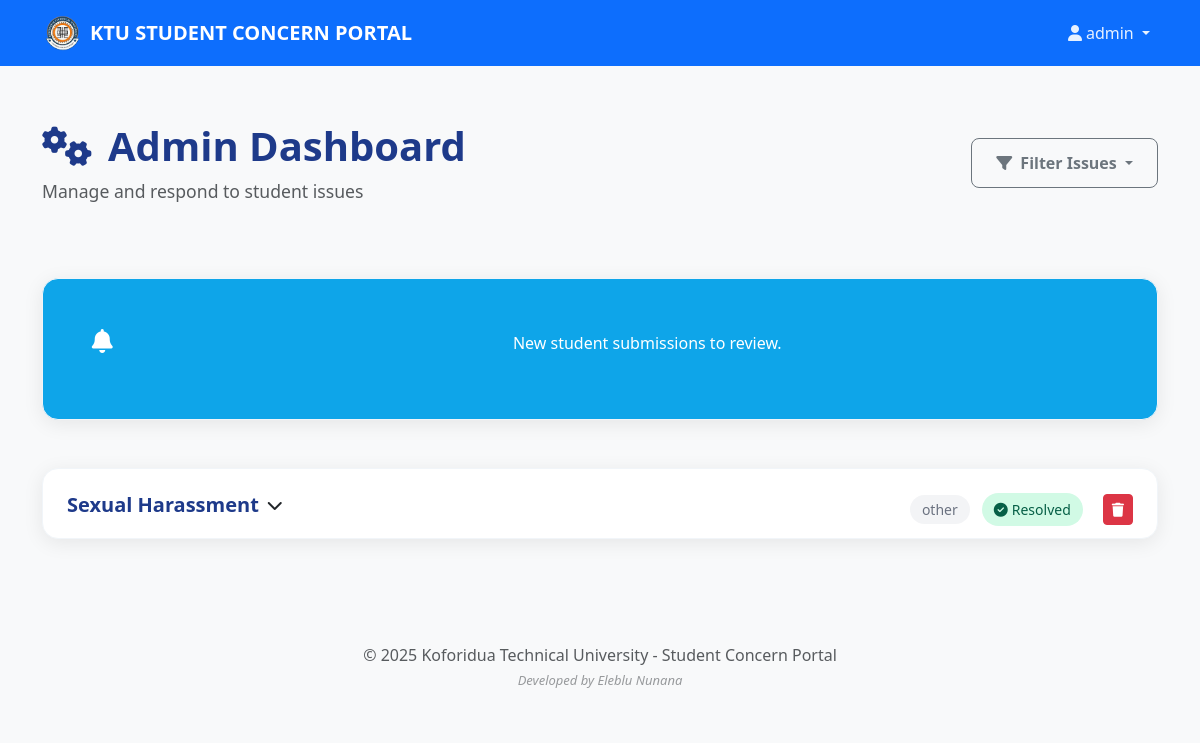
The page /admin/dashboard (signed in) on the database its author committed.
### tables this page shows
CREATE TABLE "users" (
        id INTEGER PRIMARY KEY AUTOINCREMENT,
        username TEXT UNIQUE NOT NULL,
        password TEXT NOT NULL,
        role TEXT NOT NULL CHECK (role IN ('student', 'admin', 'subadmin'))
    );

CREATE TABLE issues (
    id INTEGER PRIMARY KEY AUTOINCREMENT,
    student_id INTEGER NOT NULL,
    subject TEXT NOT NULL,
    category TEXT NOT NULL,
    message TEXT NOT NULL,
    status TEXT NOT NULL DEFAULT 'pending' CHECK (status IN ('pending', 'in_progress', 'resolved')),
    response TEXT,
    created_at TIMESTAMP DEFAULT CURRENT_TIMESTAMP,
    FOREIGN KEY (student_id) REFERENCES users (id)
);

### admin_routes.py (the view)
@admin_bp.route('/admin/dashboard')
def admin_dashboard():
    from app import parse_datetime
    conn = get_db_connection()
    issues = conn.execute('SELECT issues.*, users.username FROM issues JOIN users ON issues.student_id = users.id ORDER BY issues.created_at DESC').fetchall()
    conn.close()
    return render_template('admin_dashboard.html', issues=issues, parse_datetime=parse_datetime)

### admin_routes.py (called while the page is built)
def get_db_connection():
    conn = sqlite3.connect('university_issues.db')
    conn.row_factory = sqlite3.Row
    return conn

### app.py (called while the page is built)
def parse_datetime(date_string):
    if not date_string:
        return 'Unknown date'
    try:
        dt = datetime.strptime(date_string, '%Y-%m-%d %H:%M:%S')
        return dt.strftime('%B %d, %Y at %I:%M %p')
    except:
        return date_string

@app.before_request
def load_logged_in_user():
    username = session.get('username')
    if username is None:
        g.user = None
    else:
        conn = get_db_connection()
        user = conn.execute('SELECT * FROM users WHERE username = ?', (username,)).fetchone()
        conn.close()
        if user is None:
            g.user = None
        else:
            g.user = {"username": user["username"], "role": user["role"]}

def get_db_connection():
    conn = sqlite3.connect('university_issues.db')
    conn.row_factory = sqlite3.Row
    return conn

### templates/admin_dashboard.html (shortened to what this page needs)
{% extends "base.html" %}
{% block content %}
<div class="dashboard-container">
    <div class="dashboard-header">
        <div class="d-flex justify-content-between align-items-center">
            <div>
                <h1 class="dashboard-title">
                    <i class="fas fa-cogs me-3"></i>Admin Dashboard
                </h1>
                <p class="dashboard-subtitle text-muted">Manage and respond to student issues</p>
            </div>
<div class="header-actions d-none d-md-block">
    <div class="btn-group">
        <button type="button" class="btn btn-outline-secondary dropdown-toggle" data-bs-toggle="dropdown">
            <i class="fas fa-filter me-2"></i>Filter Issues
        </button>
    </div>
</div>
        </div>
    </div>
    <div class="row g-4 mb-5">
        <div class="col-12 notification-card">
            <div class="stat-card bg-info text-white d-flex align-items-center justify-content-center w-100">
                <div class="stat-card-content d-flex align-items-center justify-content-center w-100">
                    <div class="stat-icon me-3">
                        <i class="fas fa-bell"></i>
                    </div>
                    <div class="text-center w-100">
                        <p class="mb-0">New student submissions to review.</p>
                    </div>
                </div>
            </div>
        </div>
    </div>
    <div class="admin-issues-container">
        {% if issues %}
            {% for issue in issues %}
            <div class="admin-issue-card">
            <div class="admin-issue-header" data-bs-toggle="collapse" data-bs-target="#collapseIssue{{ issue.id }}" aria-expanded="false" aria-controls="collapseIssue{{ issue.id }}" style="cursor: pointer;">
                <div class="issue-info d-flex align-items-center">
                    <h4 class="admin-issue-title mb-0 me-2">{{ issue.subject }}</h4>
                    <i class="fas fa-chevron-down ms-auto toggle-icon"></i>
                </div>
                <div class="issue-meta">
                    <span class="category-badge">{{ issue.category }}</span>
                    {% if issue.status == 'pending' %}
                        <span class="status-badge pending">
                            <i class="fas fa-clock me-1"></i>Pending
                        </span>
                    {% elif issue.status == 'in_progress' %}
                        <span class="status-badge progress">
                            <i class="fas fa-cog me-1"></i>In Progress
                        </span>
                    {% elif issue.status == 'resolved' %}
                        <span class="status-badge resolved">
                            <i class="fas fa-check-circle me-1"></i>Resolved
                        </span>
                    {% endif %}
                    <button type="button" class="btn btn-danger btn-sm ms-2" data-bs-toggle="modal" data-bs-target="#deleteAdminModal{{ issue.id }}">
                        <i class="fas fa-trash"></i>
                    </button>
                </div>
            </div>
            </div>
            {% endfor %}
        {% endif %}
    </div>
</div>
{% endblock %}

### templates/base.html (shortened to what this page needs)
<!DOCTYPE html>
<html lang="en">
<head>
    <link href="https://cdn.jsdelivr.net/npm/bootstrap@5.3.0/dist/css/bootstrap.min.css" rel="stylesheet">
    <link href="https://cdnjs.cloudflare.com/ajax/libs/font-awesome/6.4.0/css/all.min.css" rel="stylesheet">
    <link href="{{ url_for('static', filename='style.css') }}" rel="stylesheet">
</head>
<body>
    <nav class="navbar navbar-expand-lg navbar-dark bg-primary">
        <div class="container">
            <a class="navbar-brand d-flex align-items-center" href="{{ url_for('index') }}">
                <img src="{{ url_for('static', filename='ktu-logo.png') }}" alt="KTU Logo" width="40" height="40" class="me-2">
                <span>KTU STUDENT CONCERN PORTAL</span>
            </a>
            <div class="collapse navbar-collapse" id="navbarSupportedContent">
                {% if g.user %}
                <ul class="navbar-nav ms-auto mb-2 mb-lg-0">
                    <li class="nav-item dropdown">
                        <a class="nav-link dropdown-toggle" href="#" role="button" data-bs-toggle="dropdown" aria-expanded="false">
                            <i class="fas fa-user me-1"></i>{{ g.user.username }}
                        </a>
                    </li>
                </ul>
                {% endif %}
            </div>
        </div>
    </nav>
    <main class="container mt-4">
        {% block content %}{% endblock %}
    </main>
    <footer class="bg-light mt-5 py-4">
        <div class="container text-center">
                <p class="mb-0 text-muted">
                &copy; 2025 Koforidua Technical University - Student Concern Portal<br>
               <i style="font-size: small;"> Developed by Eleblu Nunana</i>
        </div>
    </footer>
</body>
</html>

### static/style.css (style rules this page uses)
:root { --ktu-primary: #1e3a8a; --ktu-secondary: #f59e0b; --ktu-accent: #059669; --ktu-orange: #ff6b35; --ktu-blue: #1a365d; }
body { font-family: 'Segoe UI', Tahoma, Geneva, Verdana, sans-serif; background-color: #f8f9fa; }
.navbar-brand { font-weight: 600; font-size: 1.25rem; }
.navbar-dark .navbar-nav .nav-link { color: rgba(255, 255, 255, 0.9); }
footer { margin-top: auto; }
.btn { transition: all 0.2s ease-in-out; }
.text-muted i { opacity: 0.6; }
.bg-info { background-color: #0ea5e9 !important; }
.container { animation: fadeIn 0.5s ease-in-out; }
.dashboard-container { padding: 2rem 0; }
.dashboard-header { margin-bottom: 3rem; padding-bottom: 1.5rem; border-bottom: 2px solid #f8f9fa; }
.dashboard-title { font-size: 2.5rem; font-weight: 700; color: var(--ktu-primary); margin-bottom: 0.5rem; }
.dashboard-subtitle { font-size: 1.1rem; margin-bottom: 0; }
.header-actions .btn { font-weight: 600; padding: 0.75rem 1.5rem; border-radius: 8px; transition: all 0.3s ease; }
.stat-card { background: white; border-radius: 16px; padding: 2rem; box-shadow: 0 4px 20px rgba(0, 0, 0, 0.08); border: 1px solid #f1f5f9; transition: all 0.3s ease; height: 100%; }
.stat-card-content { display: flex; align-items: center; gap: 1.5rem; margin-bottom: 1rem; }
.stat-icon { width: 60px; height: 60px; border-radius: 50%; display: flex; align-items: center; justify-content: center; font-size: 1.5rem; color: white; }
.issue-meta { display: flex; gap: 1rem; margin-bottom: 0.75rem; }
.status-badge { padding: 0.375rem 0.75rem; border-radius: 20px; font-size: 0.875rem; font-weight: 500; display: inline-flex; align-items: center; }
.status-badge.resolved { background: #d1fae5; color: #065f46; }
.category-badge { background: #f3f4f6; color: #6b7280; padding: 0.25rem 0.75rem; border-radius: 20px; font-size: 0.875rem; font-weight: 500; }
.admin-issues-container { display: flex; flex-direction: column; gap: 2rem; }
.admin-issue-card { background: white; border-radius: 16px; box-shadow: 0 4px 20px rgba(0, 0, 0, 0.08); border: 1px solid #f1f5f9; overflow: hidden; }
.admin-issue-header { display: flex; justify-content: space-between; align-items: flex-start; padding: 1.5rem 1.5rem 0; }
.admin-issue-title { font-size: 1.25rem; font-weight: 600; color: var(--ktu-primary); margin-bottom: 0.5rem; }
.issue-meta { display: flex; align-items: center; gap: 0.75rem; }

### rows shown on the page
users: user.username "admin"
issues: subject "Sexual Harassment", category "other", status "resolved" (drawn)
